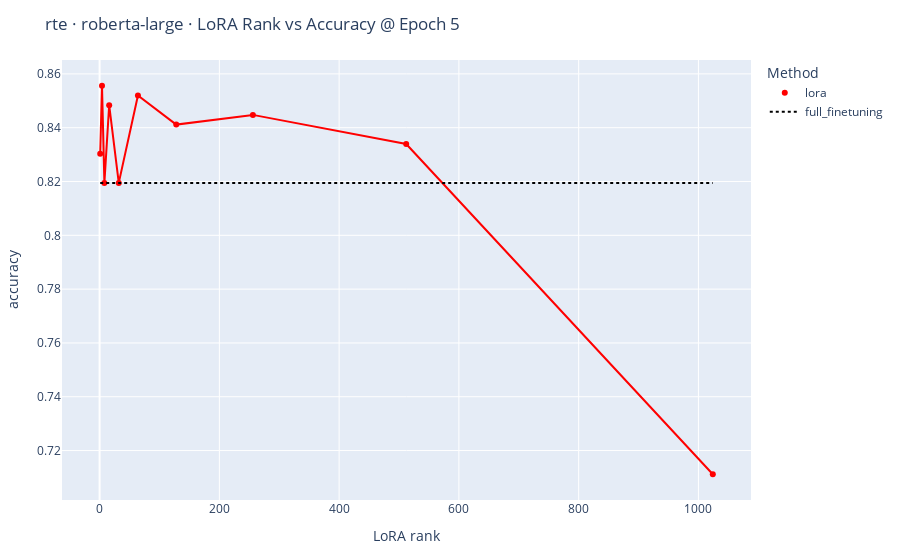

Notebook code cell kept with this figure:
### Code cell
# === Config ===
ROOT = "./glue_results_final"
TASK = "rte"
MODEL = "roberta-large"        # "roberta-base" or "roberta-large"
METHOD_TO_SHOW = "lora"     # "lora" or "rslora"

# === Code ===
from pathlib import Path
import re
import pandas as pd
import plotly.express as px
import plotly.graph_objects as go

def parse_rank(name: str):
    m = re.search(r"_r(\d+)_", name)
    return int(m.group(1)) if m else None

def read_eval(csv_path: Path):
    try:
        df = pd.read_csv(csv_path)
    except Exception:
        return None
    if "eval_accuracy" in df.columns and "accuracy" not in df.columns:
        df = df.rename(columns={"eval_accuracy":"accuracy"})
    if "epoch" not in df.columns:
        df = df.reset_index().rename(columns={"index":"epoch"})
        df["epoch"] = df["epoch"] + 1
    df = df[df["epoch"].astype(float).between(1,5)].sort_values("epoch")
    return df

def epoch5_accuracy(df):
    row = df[df["epoch"].astype(float) == 5.0]
    if not row.empty:
        return float(row["accuracy"].iloc[-1])
    return float(df["accuracy"].iloc[-1]) if not df.empty else None

def load_points(root, task, model, method):
    base = Path(root)/task/model
    rows = []

    # full fine-tuning
    mdir = base/"full_finetuning"
    if mdir.exists():
        for run in mdir.iterdir():
            if run.is_dir() and run.name.endswith("_best_accuracy"):
                df = read_eval(run/"eval_per_epoch.csv")
                if df is not None and "accuracy" in df.columns:
                    acc = epoch5_accuracy(df)
                    if acc is not None:
                        rows.append({"method":"full_finetuning","rank":None,"run_name":run.name,"accuracy":acc})

    # chosen method (lora or rslora)
    mdir = base/method
    if mdir.exists():
        for run in mdir.iterdir():
            if run.is_dir() and run.name.endswith("_best_accuracy"):
                rk = parse_rank(run.name)
                df = read_eval(run/"eval_per_epoch.csv")
                if rk is not None and df is not None and "accuracy" in df.columns:
                    acc = epoch5_accuracy(df)
                    if acc is not None:
                        rows.append({"method":method,"rank":rk,"run_name":run.name,"accuracy":acc})
    return pd.DataFrame(rows)

# ---- build figure (dynamic axes) ----
df = load_points(ROOT, TASK, MODEL, METHOD_TO_SHOW)
if df.empty:
    raise SystemExit("No runs found.")

meth_df = df[df["method"]==METHOD_TO_SHOW].dropna(subset=["rank"]).sort_values("rank")
if meth_df.empty:
    raise SystemExit(f"No {METHOD_TO_SHOW} ranks found.")

# dynamic ranks list for THIS model/method
ranks = meth_df["rank"].astype(int).tolist()
xmin, xmax = min(ranks), max(ranks)

# full-FT baseline
ft_acc = df.loc[df["method"]=="full_finetuning","accuracy"].mean()

# color per method
method_color = {"lora":"red", "rslora":"green"}
line_color = method_color[METHOD_TO_SHOW]
title_method = "LoRA" if METHOD_TO_SHOW=="lora" else "RSLoRA"

# points
fig = px.scatter(
    meth_df, x="rank", y="accuracy",
    color="method", symbol="method",
    color_discrete_map={METHOD_TO_SHOW: line_color},
    hover_data=[],  # keep hover clean
    title=f"{TASK} · {MODEL} · {title_method} Rank vs Accuracy @ Epoch 5",
    labels={"rank":f"{title_method} rank", "accuracy":"accuracy"}
)

# trend line (no legend)
fig.add_trace(go.Scatter(
    x=meth_df["rank"], y=meth_df["accuracy"],
    mode="lines",
    line=dict(color=line_color, width=2),
    hoverinfo="skip",
    showlegend=False
))

# full-FT as proper legend trace
if pd.notna(ft_acc):
    fig.add_trace(go.Scatter(
        x=[xmin, xmax],
        y=[ft_acc, ft_acc],
        mode="lines",
        name="full_finetuning",
        line=dict(color="black", dash="dot", width=2),
        hovertemplate="method=full_finetuning<br>accuracy=%{y:.3f}<extra></extra>",
    ))


fig.update_layout(
    xaxis_title=f"{title_method} rank",
    yaxis_title="accuracy",
    legend_title_text="Method",
    margin=dict(l=60, r=20, t=60, b=60),
)

fig

### Figure 1 — Plotly figure (JSON) as saved in the notebook; plotly's stock layout.template omitted (floating-point values rounded to 4 significant figures)
{"data": [{"hovertemplate": "method=lora<br>LoRA rank=%{x}<br>accuracy=%{y}<extra></extra>", "legendgroup": "lora", "marker": {"color": "red", "symbol": "circle"}, "mode": "markers", "name": "lora", "orientation": "v", "showlegend": true, "type": "scatter", "x": [1.0, 4.0, 8.0, 16.0, 32.0, 64.0, 128.0, 256.0, 512.0, 1024.0], "xaxis": "x", "y": [0.8303, 0.8556, 0.8195, 0.8484, 0.8195, 0.852, 0.8412, 0.8448, 0.8339, 0.7112], "yaxis": "y"}, {"hoverinfo": "skip", "line": {"color": "red", "width": 2}, "mode": "lines", "showlegend": false, "type": "scatter", "x": [1.0, 4.0, 8.0, 16.0, 32.0, 64.0, 128.0, 256.0, 512.0, 1024.0], "y": [0.8303, 0.8556, 0.8195, 0.8484, 0.8195, 0.852, 0.8412, 0.8448, 0.8339, 0.7112]}, {"hovertemplate": "method=full_finetuning<br>accuracy=%{y:.3f}<extra></extra>", "line": {"color": "black", "dash": "dot", "width": 2}, "mode": "lines", "name": "full_finetuning", "type": "scatter", "x": [1, 1024], "y": [0.8195, 0.8195]}], "layout": {"legend": {"title": {"text": "Method"}, "tracegroupgap": 0}, "margin": {"b": 60, "l": 60, "r": 20, "t": 60}, "title": {"text": "rte · roberta-large · LoRA Rank vs Accuracy @ Epoch 5"}, "xaxis": {"anchor": "y", "domain": [0, 1], "title": {"text": "LoRA rank"}}, "yaxis": {"anchor": "x", "domain": [0, 1], "title": {"text": "accuracy"}}}}
